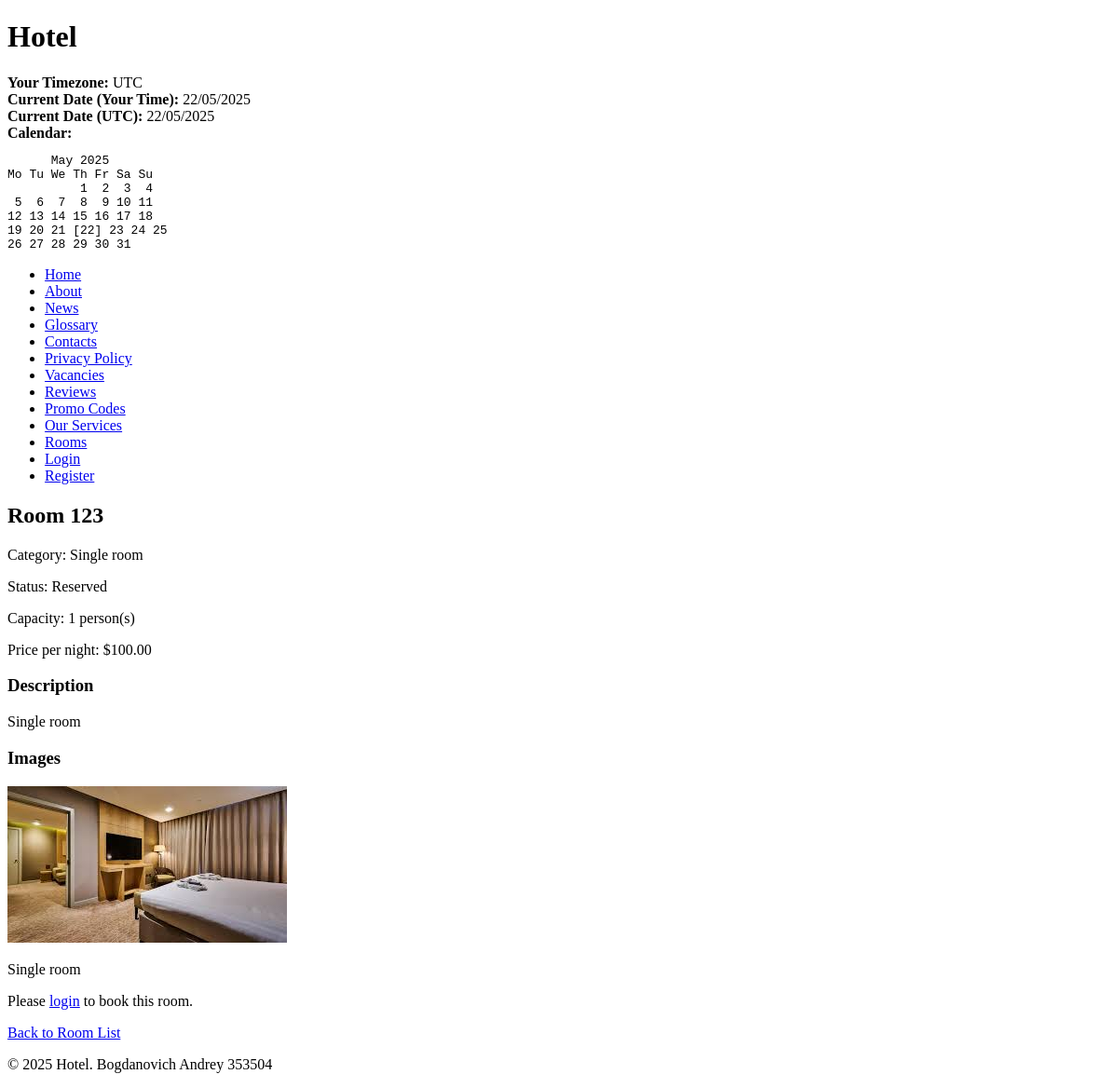
Before: /rooms/2/ with the older database file.
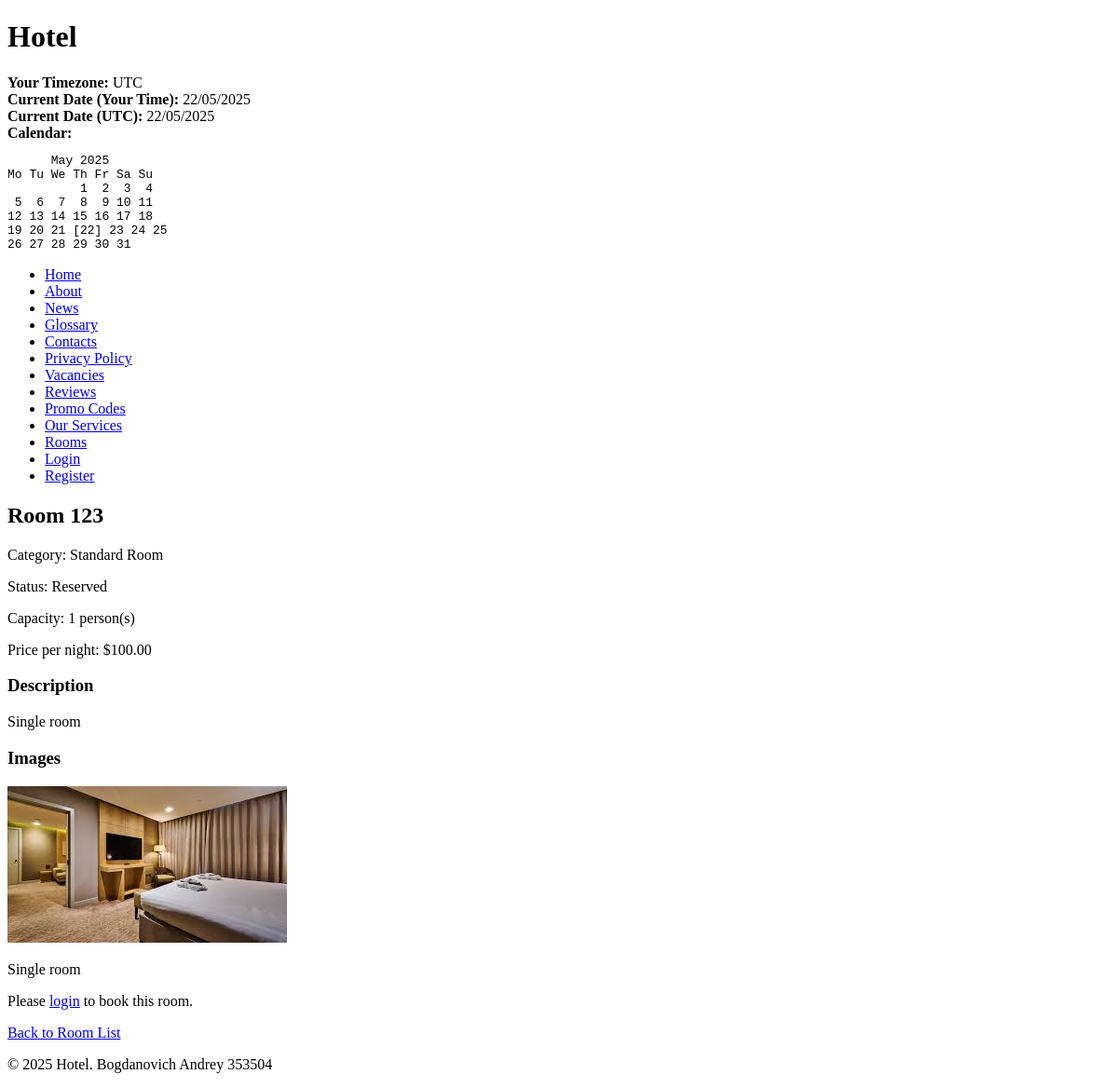
After: the same page with the newer database file.
### hotel/models.py (models this page shows, shortened)
class Room(models.Model):
    ROOM_STATUS = [
        ('available', 'Available'),
        ('occupied', 'Occupied'),
        ('maintenance', 'Under Maintenance'),
        ('reserved', 'Reserved'),
    ]
    room_number = models.CharField(max_length=10, unique=True)
    category = models.ForeignKey(RoomCategory, on_delete=models.CASCADE, related_name='rooms')
    status = models.CharField(max_length=15, choices=ROOM_STATUS, default='available')
    capacity = models.PositiveSmallIntegerField(default=1)
    description = models.TextField(blank=True, null=True)

class RoomCategory(models.Model):
    name = models.CharField(max_length=50)
    description = models.TextField()
    base_price = models.DecimalField(max_digits=10, decimal_places=2)
    amenities = models.ManyToManyField('Amenity', related_name='room_categories', blank=True)
    class Meta:
        verbose_name_plural = "Room Categories"

### hotel/views.py (the view)
# urls.py: re_path(r'^rooms/(?P<pk>\d+)/$', views.RoomDetailView.as_view(), name='room_detail'),
class RoomDetailView(DetailView):
    model = Room
    template_name = 'hotel/room_detail.html'
    context_object_name = 'room'
    def get_context_data(self, **kwargs):
        context = super().get_context_data(**kwargs)
        context['is_staff'] = self.request.user.is_staff or self.request.user.is_superuser
        return context

### hotel/templates/hotel/room_detail.html (shortened to what this page needs)
{% extends "hotel/base.html" %}
{% block content %}
    <h2>Room {{ room.room_number }}</h2>
    <div>
        <p>Category: {{ room.category.name }}</p>
        <p>Status: {{ room.get_status_display }}</p>
        <p>Capacity: {{ room.capacity }} person(s)</p>
        <p>Price per night: ${{ room.category.base_price }}</p>
        {% if room.description %}
            <h3>Description</h3>
            <p>{{ room.description }}</p>
        {% endif %}
        {% if room.images.all %}
            <h3>Images</h3>
            <div>
                {% for image in room.images.all %}
                    <div>
                        <img src="{{ image.image.url }}" alt="{{ image.caption|default:room.room_number }}" style="max-width: 300px;">
                        {% if image.caption %}
                            <p>{{ image.caption }}</p>
                        {% endif %}
                    </div>
                {% endfor %}
            </div>
        {% endif %}
    </div>
    <div>
        {% if user.is_authenticated and not is_staff and room.status == 'available' %}
            <a href="{% url 'hotel:book_room' room.pk %}">Book This Room</a>
        {% elif not user.is_authenticated %}
            <p>Please <a href="{% url 'hotel:login' %}">login</a> to book this room.</p>
        {% elif room.status != 'available' %}
            <p>This room is currently not available for booking.</p>
        {% endif %}
    </div>
    <div>
        <a href="{% url 'hotel:room_list' %}">Back to Room List</a>
    </div>
{% endblock %}

Changed rows visible on the page:
changed through a linked row, Room "Reserved": category.name "Single room" → "Standard Room"
